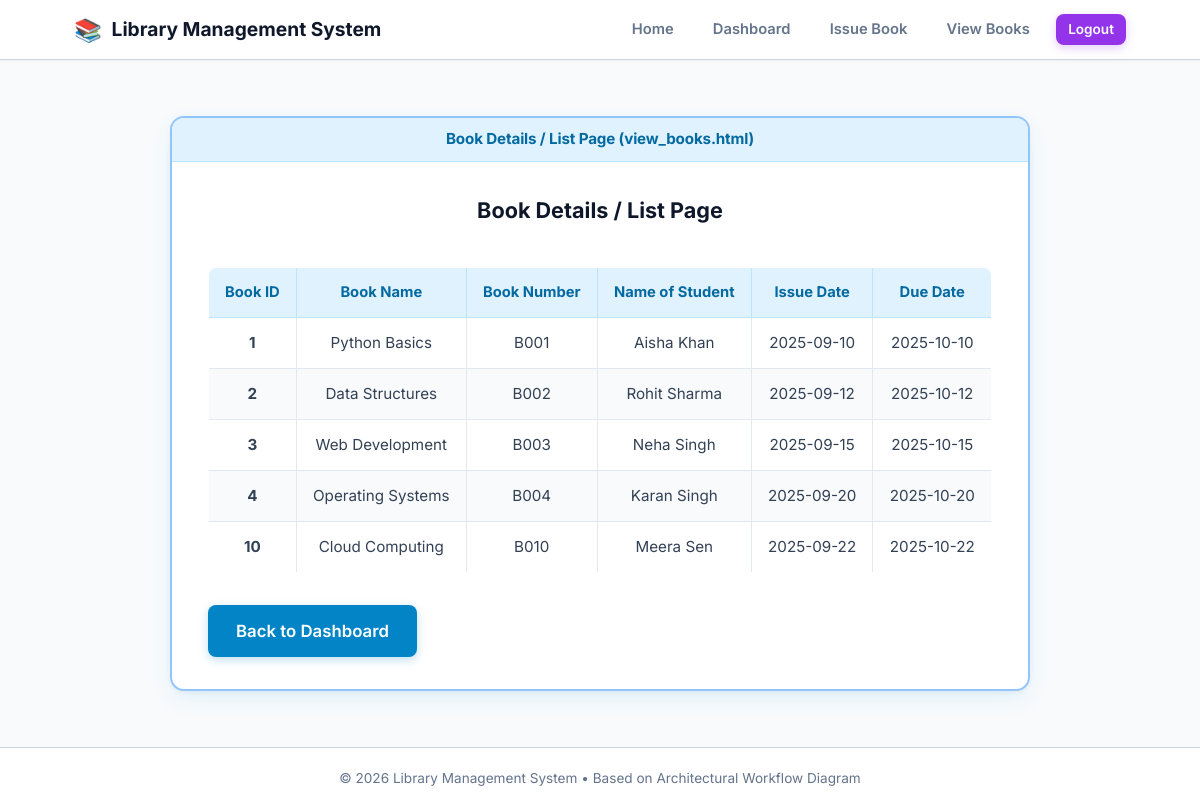
The page /book_details (signed in) on the database its author committed.
### flask_project/app.py (models this page shows)
class IssuedBook(db.Model):
    __tablename__ = 'issued_books'
    id = db.Column(db.Integer, primary_key=True)
    book_id = db.Column(db.String(50), nullable=True)        # BookID in diagram
    book_name = db.Column(db.String(150), nullable=False)     # Book Name
    book_number = db.Column(db.String(50), nullable=False)    # Book Number (e.g. B001)
    student_name = db.Column(db.String(100), nullable=False)  # Name of Student
    issue_date = db.Column(db.String(20), nullable=False)     # Issue Date (YYYY-MM-DD)
    due_date = db.Column(db.String(20), nullable=False)       # Due Date (YYYY-MM-DD)
    student_id = db.Column(db.String(50), nullable=True)      # Backward compatibility
    department = db.Column(db.String(100), nullable=True)
    return_date = db.Column(db.String(20), nullable=True)
    status = db.Column(db.String(20), default='Issued')
    created_at = db.Column(db.DateTime, default=lambda: datetime.now(timezone.utc))

### flask_project/app.py (the view)
@app.route("/view_books")
@app.route("/book_details")
@login_required
def view_books():
    books = IssuedBook.query.order_by(IssuedBook.id.asc()).all()
    return render_template("view_books.html", books=books)

### flask_project/app.py (called while the page is built)
def login_required(f):
    @wraps(f)
    def decorated_function(*args, **kwargs):
        if 'user_id' not in session:
            flash("Please login to access this page.", "warning")
            return redirect(url_for('login'))
        return f(*args, **kwargs)
    return decorated_function

### flask_project/templates/view_books.html (shortened to what this page needs)
{% extends "base.html" %}
{% block content %}
<div class="center-container">
    <div class="window-card window-card-lg">
        <div class="card-top-bar">
            Book Details / List Page (view_books.html)
        </div>
        <div class="card-body">
            <h2 style="text-align: center; font-size: 1.35rem; font-weight: 700; color: #0f172a; margin-bottom: 1.5rem;">
                Book Details / List Page
            </h2>
            <div style="overflow-x: auto;">
                <table class="infographic-table">
                    <thead>
                        <tr>
                            <th>Book ID</th>
                            <th>Book Name</th>
                            <th>Book Number</th>
                            <th>Name of Student</th>
                            <th>Issue Date</th>
                            <th>Due Date</th>
                        </tr>
                    </thead>
                    <tbody>
                        {% for book in books %}
                        <tr>
                            <td><strong>{{ book.book_id or book.id }}</strong></td>
                            <td>{{ book.book_name }}</td>
                            <td>{{ book.book_number }}</td>
                            <td>{{ book.student_name }}</td>
                            <td>{{ book.issue_date }}</td>
                            <td>{{ book.due_date or book.return_date }}</td>
                        </tr>
                        {% else %}
                        <tr>
                            <td colspan="6" style="padding: 2rem; color: #64748b;">No books found in the database.</td>
                        </tr>
                        {% endfor %}
                    </tbody>
                </table>
            </div>
            <div style="margin-top: 2rem; text-align: left;">
                <a href="{{ url_for('dashboard') }}" class="btn btn-blue btn-lg" style="min-width: 170px;">
                    Back to Dashboard
                </a>
            </div>
        </div>
    </div>
</div>
{% endblock %}

### flask_project/templates/base.html (shortened to what this page needs)
<!DOCTYPE html>
<html lang="en">
<head>
    <link rel="stylesheet" href="{{ url_for('static', filename='css/style.css') }}">
</head>
<body>
    <header class="navbar">
        <div class="nav-container">
            <a href="{{ url_for('home') }}" class="nav-brand">
                <span class="brand-icon">📚</span>
                <span>Library Management System</span>
            </a>
            <ul class="nav-links">
                <a href="{{ url_for('home') }}" class="nav-link">Home</a>
                {% if session.get('user_id') %}
                    <a href="{{ url_for('dashboard') }}" class="nav-link">Dashboard</a>
                    <a href="{{ url_for('issue_book') }}" class="nav-link">Issue Book</a>
                    <a href="{{ url_for('view_books') }}" class="nav-link">View Books</a>
                    <a href="{{ url_for('logout') }}" class="btn btn-sm btn-purple">Logout</a>
                {% else %}
                    <a href="{{ url_for('signup') }}" class="btn btn-sm btn-blue">Sign Up</a>
                    <a href="{{ url_for('login') }}" class="btn btn-sm btn-purple">Login</a>
                {% endif %}
            </ul>
        </div>
    </header>
    <main class="main-content">
        {% block content %}{% endblock %}
    </main>
    <footer class="footer">
        <p>&copy; 2026 Library Management System &bull; Based on Architectural Workflow Diagram</p>
    </footer>
</body>
</html>

### flask_project/static/css/style.css (style rules this page uses)
:root { --primary: #0284c7; --primary-hover: #0369a1; --primary-light: #f0f9ff; --purple: #9333ea; --purple-hover: #7e22ce; --purple-light: #faf5ff; --green: #10b981; --green-hover: #059669; --green-light: #ecfdf5; --bg-main: #f8fafc; --bg-card: #ffffff; --text-main: #0f172a; --text-muted: #64748b; --border-color: #cbd5e1; --card-border: #93c5fd; --header-bg: #e0f2fe; --header-text: #0369a1; --radius-sm: 6px; --radius-md: 10px; --radius-lg: 14px; --radius-full: 9999px; --shadow-card: 0 8px 24px -4px rgba(14, 165, 233, 0.12), 0 2px 6px -1px rgba(0, 0, 0, 0.05); --transition: all 0.2s ease-in-out; }
* { box-sizing: border-box; margin: 0; padding: 0; }
body { font-family: 'Inter', -apple-system, BlinkMacSystemFont, 'Segoe UI', Roboto, sans-serif; background-color: var(--bg-main); color: var(--text-main); line-height: 1.5; min-height: 100vh; display: flex; flex-direction: column; }
.navbar { background: #ffffff; border-bottom: 1px solid var(--border-color); box-shadow: 0 1px 3px rgba(0,0,0,0.05); position: sticky; top: 0; z-index: 50; }
.nav-container { max-width: 1100px; margin: 0 auto; padding: 0.75rem 1.5rem; display: flex; justify-content: space-between; align-items: center; }
.nav-brand { display: flex; align-items: center; gap: 0.6rem; text-decoration: none; color: var(--text-main); font-weight: 700; font-size: 1.2rem; }
.nav-brand .brand-icon { font-size: 1.4rem; }
.nav-links { display: flex; align-items: center; gap: 0.85rem; list-style: none; }
.nav-link { text-decoration: none; color: var(--text-muted); font-size: 0.92rem; font-weight: 600; padding: 0.4rem 0.8rem; border-radius: var(--radius-sm); transition: var(--transition); }
.main-content { flex: 1; display: flex; flex-direction: column; padding: 2rem 1.5rem; max-width: 1100px; width: 100%; margin: 0 auto; }
.center-container { flex: 1; display: flex; align-items: center; justify-content: center; width: 100%; }
.window-card { background: var(--bg-card); border: 2px solid var(--card-border); border-radius: var(--radius-lg); box-shadow: var(--shadow-card); overflow: hidden; width: 100%; margin: 1.5rem auto; transition: var(--transition); }
.window-card-lg { max-width: 860px; }
.card-top-bar { background: var(--header-bg); color: var(--header-text); padding: 0.65rem 1.25rem; font-size: 0.95rem; font-weight: 700; text-align: center; border-bottom: 1.5px solid #bae6fd; letter-spacing: -0.01em; }
.card-body { padding: 2rem 2.25rem; }
.btn { display: inline-flex; align-items: center; justify-content: center; gap: 0.5rem; font-weight: 600; font-size: 0.95rem; padding: 0.7rem 1.5rem; border-radius: 8px; cursor: pointer; border: none; text-decoration: none; transition: var(--transition); text-align: center; }
.btn-blue { background-color: #0284c7; color: #ffffff; box-shadow: 0 3px 10px rgba(2, 132, 199, 0.25); }
.btn-purple { background-color: #9333ea; color: #ffffff; box-shadow: 0 3px 10px rgba(147, 51, 234, 0.25); }
.btn-lg { padding: 0.85rem 1.75rem; font-size: 1.05rem; }
.btn-sm { padding: 0.35rem 0.75rem; font-size: 0.85rem; }
.infographic-table { width: 100%; border-collapse: collapse; margin-top: 1rem; border: 1px solid var(--border-color); border-radius: 8px; overflow: hidden; }
.infographic-table thead { background-color: #e0f2fe; }
.infographic-table th { padding: 0.85rem 1rem; font-weight: 700; color: #0369a1; font-size: 0.92rem; border: 1px solid #bae6fd; text-align: center; }
.infographic-table td { padding: 0.85rem 1rem; border: 1px solid #e2e8f0; text-align: center; font-size: 0.95rem; color: #334155; }
.infographic-table tbody tr:nth-child(even) { background-color: #f8fafc; }
.footer { background: #ffffff; border-top: 1px solid var(--border-color); padding: 1.25rem; text-align: center; font-size: 0.85rem; color: var(--text-muted); margin-top: auto; }

### rows shown on the page
IssuedBook: book "1", book_name "Python Basics", book_number "B001", student_name "Aisha Khan", issue_date "2025-09-10", due_date "2025-10-10"
IssuedBook: book "2", book_name "Data Structures", book_number "B002", student_name "Rohit Sharma", issue_date "2025-09-12", due_date "2025-10-12"
IssuedBook: book "3", book_name "Web Development", book_number "B003", student_name "Neha Singh", issue_date "2025-09-15", due_date "2025-10-15"
IssuedBook: book "4", book_name "Operating Systems", book_number "B004", student_name "Karan Singh", issue_date "2025-09-20", due_date "2025-10-20"
IssuedBook: book "10", book_name "Cloud Computing", book_number "B010", student_name "Meera Sen", issue_date "2025-09-22", due_date "2025-10-22"
